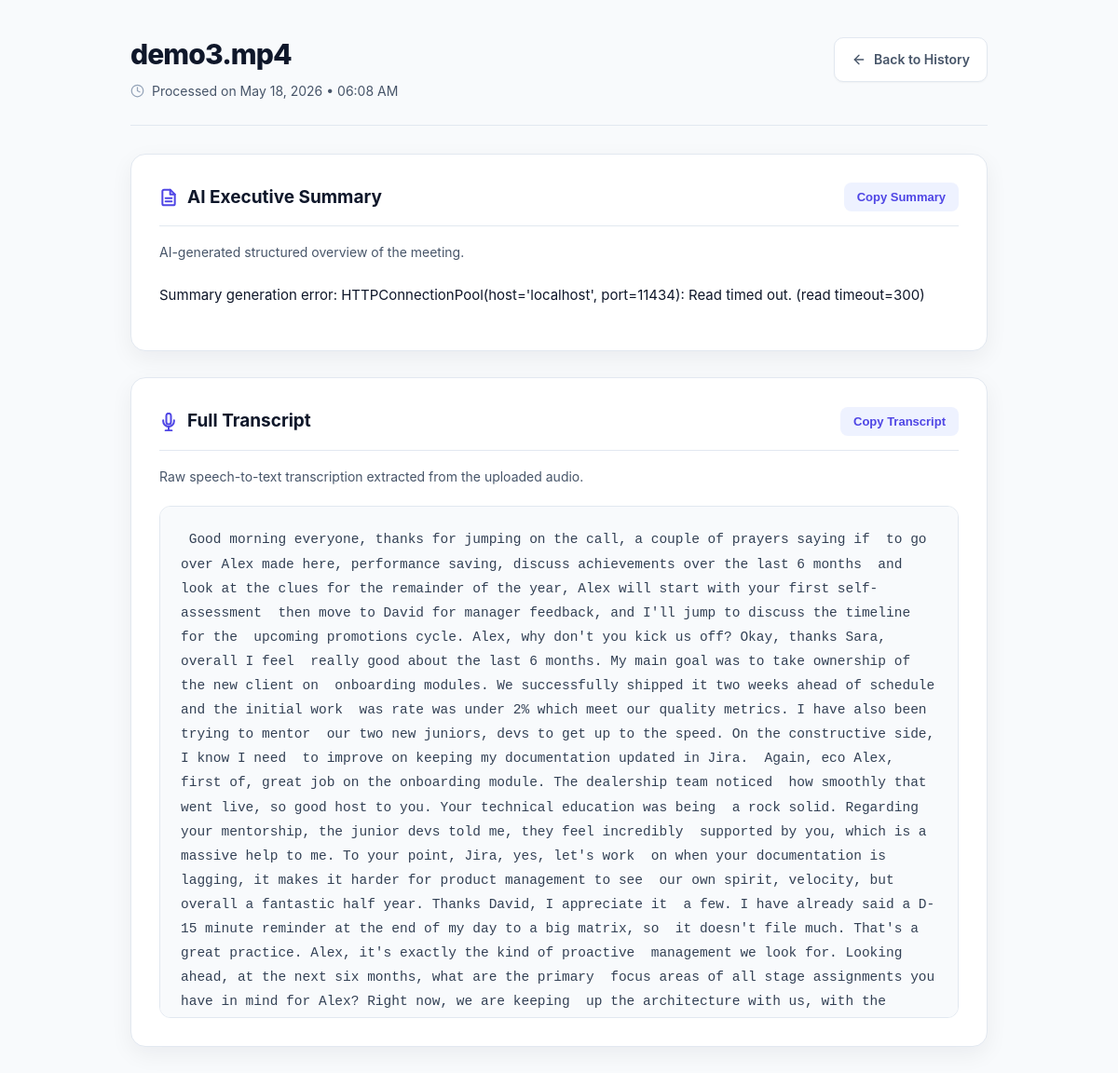
The page /meeting/25 on the database its author committed.
### app.py (models this page shows)
class Meeting(db.Model):
    id = db.Column(
        db.Integer,
        primary_key=True
    )
    filename = db.Column(
        db.String(255),
        nullable=False
    )
    transcript = db.Column(
        db.Text,
        nullable=False
    )
    summary = db.Column(
        db.Text,
        nullable=False
    )
    created_at = db.Column(
        db.DateTime,
        default=datetime.utcnow
    )

### app.py (the view)
@app.route('/meeting/<int:id>')
def meeting_detail(id):
    meeting = Meeting.query.get(id)
    if not meeting:
        return "Meeting not found", 404
    formatted_summary = markdown.markdown(
        meeting.summary
    )
    return render_template(
        'meeting_detail.html',
        meeting=meeting,
        formatted_summary=formatted_summary
    )

### templates/meeting_detail.html (shortened to what this page needs)
<!DOCTYPE html>
<html lang="en">
<head>
</head>
<body>
    <div class="container">
        <header>
            <div class="brand">
                <h1>
                    {{ meeting.filename }}
                </h1>
                <div class="meeting-meta">
                    <svg width="15" height="15" viewBox="0 0 24 24" fill="none" stroke="currentColor" stroke-width="2"
                        stroke-linecap="round" stroke-linejoin="round">
                        <circle cx="12" cy="12" r="10"></circle>
                        <polyline points="12 6 12 12 16 14"></polyline>
                    </svg>
                    <span>
                        Processed on
                        {{ meeting.created_at.strftime('%b %d, %Y • %I:%M %p') }}
                    </span>
                </div>
            </div>
            <a href="/history" class="btn-secondary">
                <svg width="16" height="16" viewBox="0 0 24 24" fill="none" stroke="currentColor" stroke-width="2"
                    stroke-linecap="round" stroke-linejoin="round">
                    <line x1="19" y1="12" x2="5" y2="12"></line>
                    <polyline points="12 19 5 12 12 5"></polyline>
                </svg>
                Back to History
            </a>
        </header>
        <div class="section-box">
            <div class="section-header">
                <div class="section-title">
                    <h2>
                        AI Executive Summary
                    </h2>
                </div>
                <button class="copy-btn" onclick="copySummary()">
                    Copy Summary
                </button>
            </div>
            <p class="section-description">
                AI-generated structured overview of the meeting.
            </p>
            <div class="summary-content" id="summary-content">
                {{ formatted_summary | safe }}
            </div>
        </div>
        <div class="section-box">
            <div class="section-header">
                <div class="section-title">
                    <h2>
                        Full Transcript
                    </h2>
                </div>
                <button class="copy-btn" onclick="copyTranscript()">
                    Copy Transcript
                </button>
            </div>
            <p class="section-description">
                Raw speech-to-text transcription extracted from the uploaded audio.
            </p>
            <pre class="transcript-content" id="transcript-content">{{ meeting.transcript }}</pre>
        </div>
    </div>
</body>
</html>

### templates/meeting_detail.html (style rules this page uses)
:root { --bg-main: #f8fafc; --surface: #ffffff; --text-main: #0f172a; --text-muted: #475569; --primary: #4f46e5; --primary-hover: #4338ca; --border: #e2e8f0; --shadow-sm: 0 1px 2px rgba(0, 0, 0, 0.04); --shadow-md: 0 8px 24px rgba(15, 23, 42, 0.06); --radius: 16px; }
* { box-sizing: border-box; }
body { margin: 0; font-family: Inter, system-ui, -apple-system, BlinkMacSystemFont, "Segoe UI", sans-serif; background: var(--bg-main); color: var(--text-main); padding: 40px 20px; line-height: 1.7; }
.container { max-width: 920px; margin: auto; }
header { display: flex; justify-content: space-between; align-items: flex-start; gap: 20px; margin-bottom: 30px; padding-bottom: 24px; border-bottom: 1px solid var(--border); }
.brand { display: flex; flex-direction: column; gap: 10px; flex: 1; min-width: 0; }
.brand h1 { margin: 0; font-size: 30px; font-weight: 800; letter-spacing: -0.03em; line-height: 1.2; word-break: break-word; }
.meeting-meta { display: flex; align-items: center; gap: 8px; font-size: 14px; color: var(--text-muted); }
.meeting-meta svg { flex-shrink: 0; color: #94a3b8; }
.btn-secondary { display: inline-flex; align-items: center; justify-content: center; gap: 8px; text-decoration: none; background: var(--surface); border: 1px solid var(--border); color: var(--text-muted); padding: 11px 18px; border-radius: 10px; font-size: 14px; font-weight: 600; transition: all 0.2s ease; box-shadow: var(--shadow-sm); white-space: nowrap; }
.copy-btn { border: none; background: #eef2ff; color: var(--primary); padding: 8px 14px; border-radius: 8px; font-size: 13px; font-weight: 700; cursor: pointer; transition: all 0.2s ease; }
.section-box { background: var(--surface); border: 1px solid var(--border); border-radius: var(--radius); padding: 30px; margin-bottom: 28px; box-shadow: var(--shadow-md); }
.section-header { display: flex; justify-content: space-between; align-items: center; gap: 20px; margin-bottom: 22px; padding-bottom: 14px; border-bottom: 1px solid var(--border); }
.section-title { display: flex; align-items: center; gap: 10px; }
.section-title h2 { margin: 0; font-size: 19px; font-weight: 700; }
.section-title svg { color: var(--primary); flex-shrink: 0; }
.summary-content { line-height: 1.9; font-size: 15px; color: var(--text-main); }
.transcript-content { background: #f8fafc; border: 1px solid var(--border); border-radius: 12px; padding: 22px; font-size: 14.5px; line-height: 1.8; color: #334155; white-space: pre-wrap; overflow-x: auto; max-height: 550px; overflow-y: auto; margin: 0; }
.section-description { color: var(--text-muted); font-size: 14px; margin-top: -6px; margin-bottom: 20px; }

### rows shown on the page
Meeting: filename "demo3.mp4", created_at "May 18, 2026 • 06:08 AM", summary "Summary generation error: HTTPConnectionPool(host='localhost', port=11434): Read timed out. (read timeout=300)", transcript "Good morning everyone, thanks for jumping on the call, a couple of prayers saying if to go over Alex made here, performance saving, discuss achievements over the last 6 months and look at the clues for the remainder of the year, Alex will start with your first self-assessment then move to David for manager feedback, and I'll jump to discuss the timeline for the upcoming promotions cycle. Alex, why don't you kick us off? Okay, thanks Sara, overall I feel really good about the last 6 months. My main goal was to take ownership of the new client on onboarding modules. We successfully shipped it two weeks ahead of schedule and the initial work was rate was under 2% which meet our quality…"
